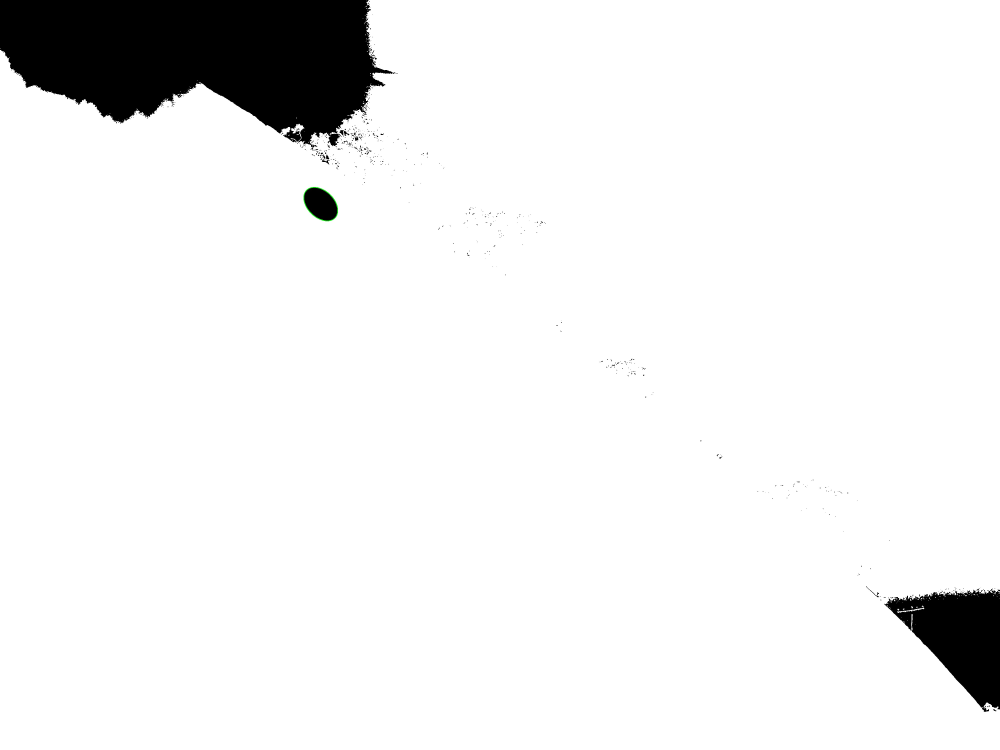
#> input picture mark the blob.jpg, 4000 x 3000 px (shown at 1/4 size)
$ python detectory.py 'mark the blob.jpg'   (older library calls are emulated)
#> lines starting #> are read from the running program, lines starting #| are printed output that depends on the picture
# import the necessary packages
import numpy as np
import cv2
import math
import sys


def detection_of_lensflare(file):

    # load the image
    image = cv2.imread(str(file))

    # blur the image to make it easier to detect objects
    blur_image = cv2.medianBlur(image, 3)

    # convert the image to grayscale
    gray = cv2.cvtColor(blur_image, cv2.COLOR_BGR2GRAY)

    # set the lightness threshold to filter the lenflare (small blob)
    ret, thresh2 = cv2.threshold(gray, 220, 255, cv2.THRESH_BINARY_INV)

    img = thresh2

    # use canny to detect the lens flare edge
    imgray = cv2.Canny(img, 600, 100, 3)

    # set the threshold
    ret, thresh = cv2.threshold(imgray, 127, 255, cv2.THRESH_BINARY)

    # find the lensflare contour
    image, contours, hierarchy = cv2.findContours(thresh, cv2.RETR_TREE, cv2.CHAIN_APPROX_SIMPLE)#contours为轮廓集，可以计算轮廓的长度、面积等
    for cnt in contours:
        # set the fit number
        if len(cnt) > 150:
            S1 = cv2.contourArea(cnt)
            ell = cv2.fitEllipse(cnt)
            S2 = math.pi*ell[1][0]*ell[1][1]
            if (S1/S2) > 0.2 and ell[1][0] / ell[1][1] < 2 and ell[1][1] / ell[1][0] < 2:
                # lensflare
                return 1
    # no lensflare
    return 0

def main():
    # receive the image name
    file = sys.argv[1]

    # read image
    img1 = cv2.imread(file)
#> img1 is the input picture: shape (3000, 4000, 3); mean B, G, R 238.4, 238.4, 238.4

    # convert the image to hue saturation lightness saturation model
    hls = cv2.cvtColor(img1, cv2.COLOR_BGR2HLS)
#> hls: shape (3000, 4000, 3); mean of channels 0, 1, 2 0.1, 238.4, 0.2

    # split the h l s value
    h, l, s = cv2.split(hls)
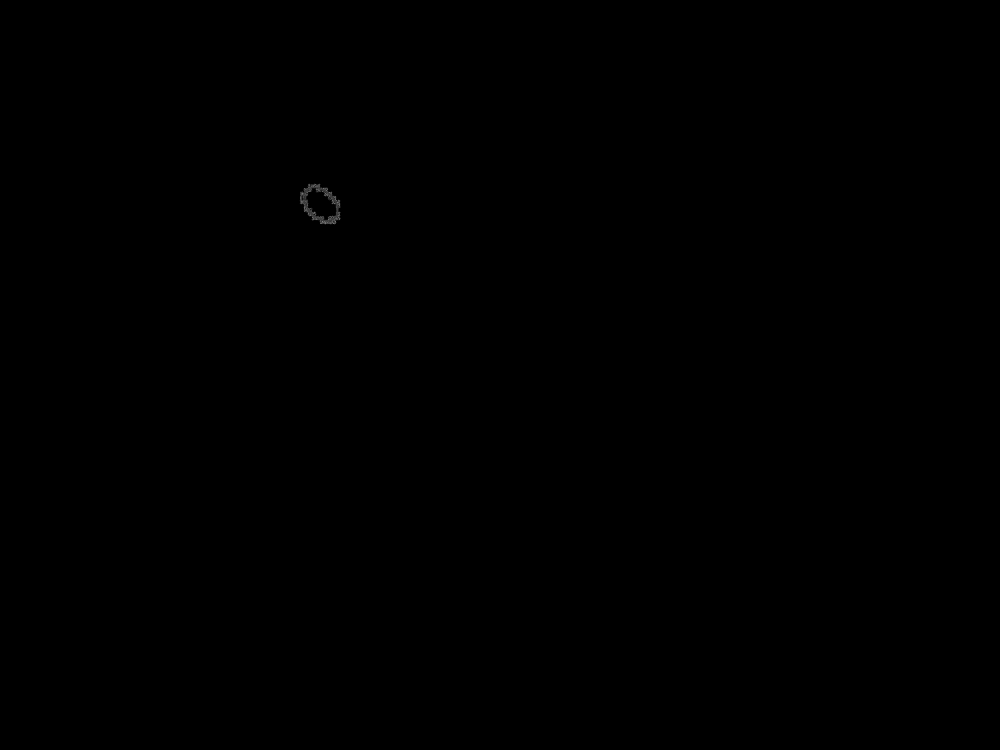
#> h: shape (3000, 4000) (shown at 1/4 size); min 0, max 174, mean 0.1

    # if the mean lightness is bigger than 150
    if np.mean(l) > 150:

        # lensflare
        return 1

    # use detection_of_lensflare model to detect
    else:
        detection_of_lensflare(file)

if __name__ == '__main__':
    main()

$ run again, on blob.png
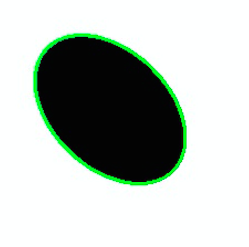
#> input picture blob.png, 249 x 247 px
#> in main, img1 is the input picture: shape (247, 249, 3); mean B, G, R 186, 192, 183.9
#> hls: shape (247, 249, 3); mean of channels 0, 1, 2 72.5, 187.7, 197.1
#> in main, `h, l, s = cv2.split(hls)`:
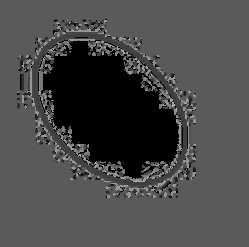
#> h: shape (247, 249); min 0, max 179, mean 72.5
#> in main, `h, l, s = cv2.split(hls)`:
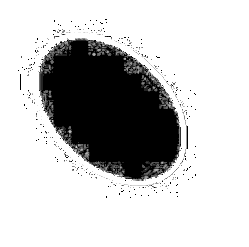
#> s: shape (247, 249); min 0, max 255, mean 197.1
